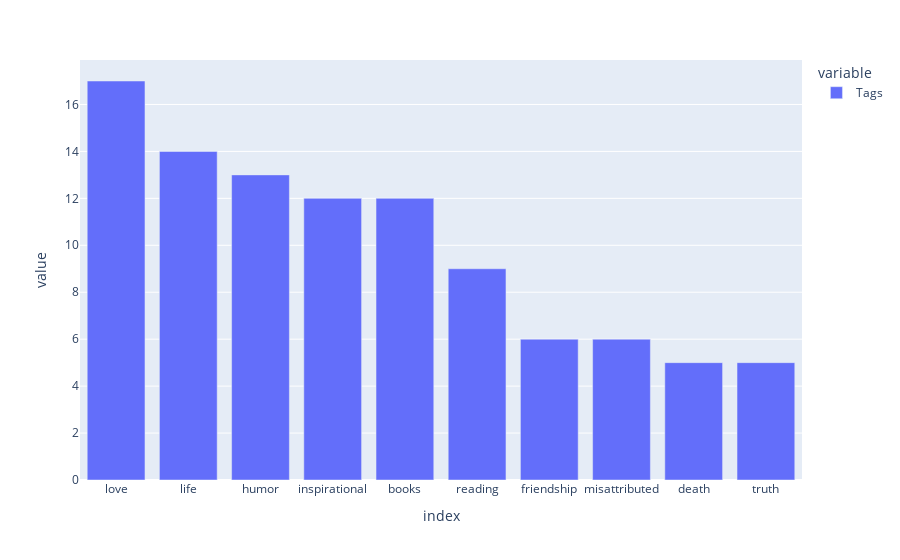

Notebook code cell kept with this figure:
### Code cell
tw = hero.visualization.top_words(data['Tags']).head(10)
import plotly.express as px
fig = px.bar(tw)
fig.show()

### Figure 1 — Plotly figure (JSON) as saved in the notebook; plotly's stock layout.template omitted (floating-point values rounded to 4 significant figures)
{"data": [{"alignmentgroup": "True", "hovertemplate": "variable=Tags<br>index=%{x}<br>value=%{y}<extra></extra>", "legendgroup": "Tags", "marker": {"color": "#636efa"}, "name": "Tags", "offsetgroup": "Tags", "orientation": "v", "showlegend": true, "textposition": "auto", "type": "bar", "x": ["love", "life", "humor", "inspirational", "books", "reading", "friendship", "misattributed", "death", "truth"], "xaxis": "x", "y": [17, 14, 13, 12, 12, 9, 6, 6, 5, 5], "yaxis": "y"}], "layout": {"barmode": "relative", "legend": {"title": {"text": "variable"}, "tracegroupgap": 0}, "margin": {"t": 60}, "xaxis": {"anchor": "y", "domain": [0, 1], "title": {"text": "index"}}, "yaxis": {"anchor": "x", "domain": [0, 1], "title": {"text": "value"}}}}
